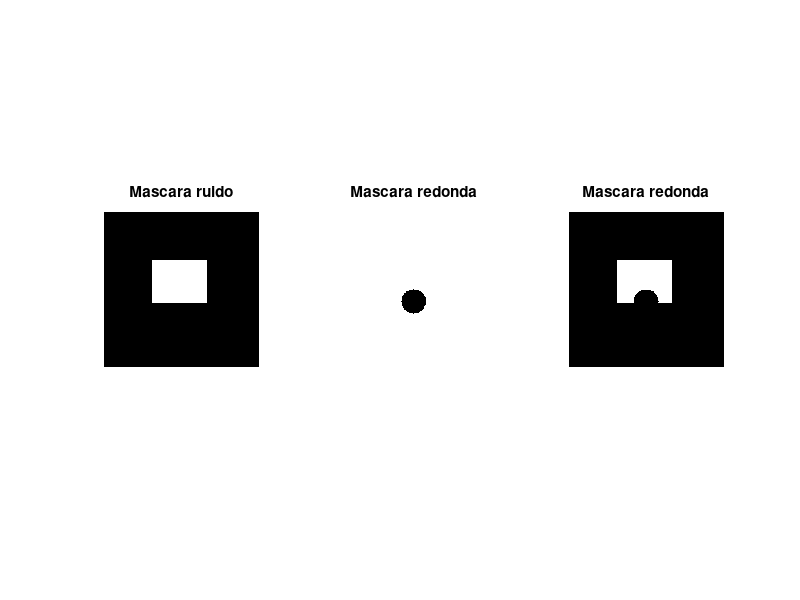

MATLAB code for this plot:
figure(1)
%Mascara para eliminar ruido fuera de la segmentacion
for i=1:256
    for j=1:256
        if i>=80 && i<=150 && j>=80 && j<=170
            mascara(i,j)=1;
        else
            mascara(i,j)=0;
        end
    end
end

width = 256;
height = 256;
radius = 20;
centerW = width/2;
centerH = height/2;
[W,H] = meshgrid(1:width,1:height);
mask = sqrt((W-centerW).^2 + (H-centerH-20).^2) > radius;


subplot(1,3,1)
imshow(mascara)
title('Mascara ruido')
subplot(1,3,2)
imshow(mask)
title('Mascara redonda')
subplot(1,3,3)
imshow(and(mascara,mask))
title('Mascara redonda')